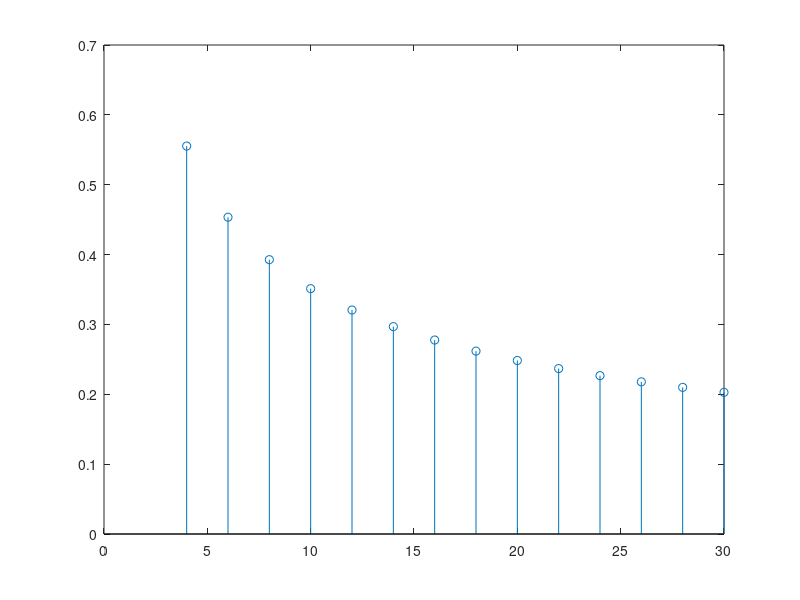

Here is the MATLAB script that generated this plot: (Note: this script raises an error after producing the figure.)
%% Intro
% Magnetic Loading Analysis
% EM: solid stator / 4-pole, 3-phase | NdFeB N42 grade (ur=1.05)
% Author: Baris Kuseyri <baris.kuseyri@metu.edu.tr>

%% Initialization

clc
clear all
close all

%% Machine Parameters

pp = 11;     % pole-pairs
p = pp*2;   % number of poles

Drotor_outer = 0.290;               % rotor diameter [m]
Rrotor_outer = Drotor_outer/2;      % rotor radius [m]
l_axial = 0.068;                    % axial length [m]
P_em = 46979;
w_rpm = 2700;
w_rad = w_rpm*(2*pi/60);
T_em = P_em/w_rad;

u_0 = 4 * pi * 1e-7;    % permeability of vacuum
u_r = 1.05;             % relative permeability of magnets
H_c = 905659;           % coercivity [A/m]
B_rem = H_c * u_0 * u_r;     % remanence flux density

lg = 0.001;     % air-gap clearance
lm = 0.004;     % magnet thickness


%% Load Line

Hm = linspace(-1100000,100000,10000);
Bm = B_rem+u_0*u_r*Hm;
LL = (-1)*(u_0)*(lm/lg)*Hm;

%% C_T Analysis

Q = [6 12 18 24 30 36 42 48 54];
p = [2 4 5 7 8 10 11 13 14 16 17 19 20];

Nc = zeros(size(Q,2)*size(p,2));
C_T = zeros(size(Q,2),size(p,2));

for i=1:size(Q,2)
    for j=1:size(p,2)
        Nc(i,j) = lcm(Q(i),2*p(j));
        C_T(i,j) = Q(i)*2*p(j)/Nc(i,j);
    end
end

Spp=min(C_T);


%% Machine Size

B_load = 0.95;
A_load = 50000*sqrt(2);
C_mec = ((pi^2)/2)*A_load*B_load;

sigma_Ftan = B_load*A_load/2;

V_rotor = T_em/(sigma_Ftan*2);

%% Machine Length to air-gap diameter

p = 2:15;
X_ratio = pi.*p.^(1/2)./(4.*p);

figure(1)
g1 = stem(2*p,X_ratio);
g1.Color = 'k';
ax = gca;
ax.XGrid = 'off';
ax.YGrid = 'on';
% title('Distribution Factor Amplitudes')
ylabel('{\it\chi_{ratio}}')
xlabel('{\itnumber of pole-pairs p}')
xticks(2*p)
% yticks([0 0.1 0.2 0.3 0.4 0.5 0.6 0.7 0.8 0.9 1.0])
% axis([0 22 0 1.1])
set(gcf,'units','centimeters','position',[2,5,30,6])

%% Air-gap Clearance

l_g = (0.18+0.006*(P_em^(0.4)))/1000;

%% Rotor Diameter

D_r = ((2*V_rotor/pi).*(1./X_ratio)).^(1/3);
l_axial_eff = (D_r+l_g).*X_ratio;
l_axial = l_axial_eff - 2*l_g;

